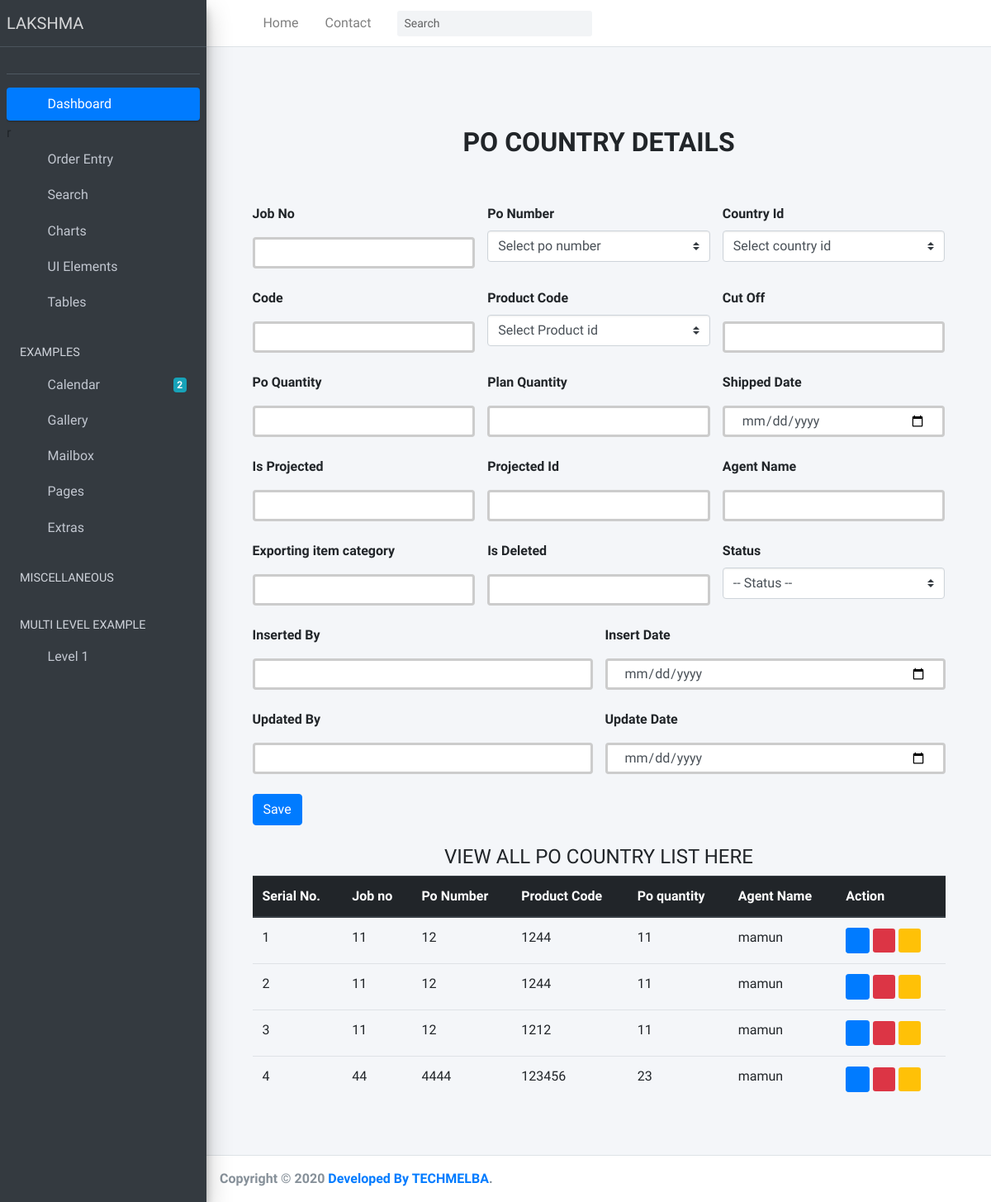
Page /po_country_detail/ on the earlier database version.
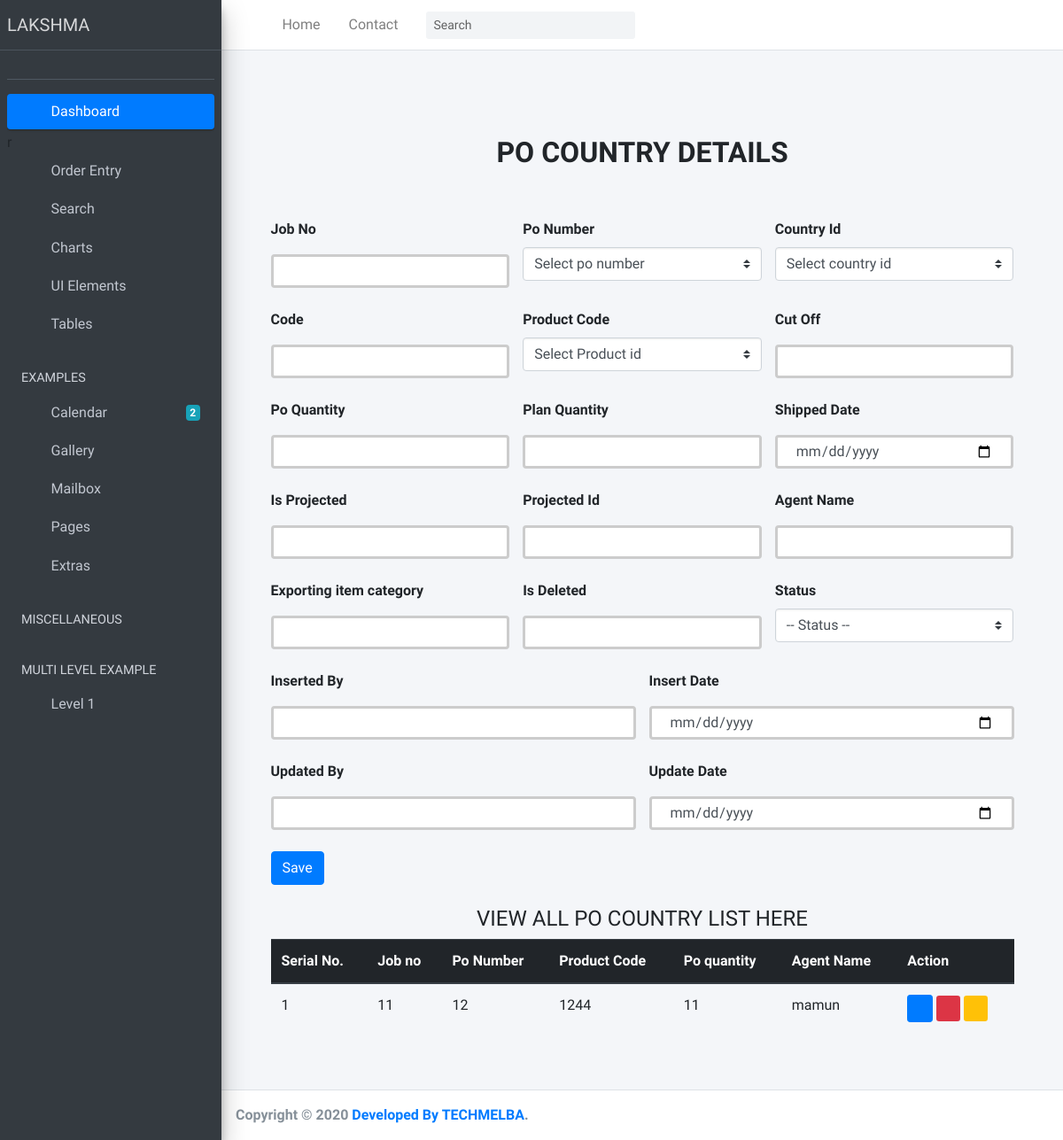
Same page on the later database version.
### Lakshma_ERP_App/models.py (models this page shows, shortened)
class WoPOCountryDetails(models.Model):
    STATUS = (
        ('Yes', 'Yes'),
        ('No', 'No'),
    )
    job_no = models.CharField(max_length=50, null=False)
    po_number = models.ForeignKey(OmPoBreakDown, related_name='om_po_number', on_delete=models.CASCADE)
    country_code = models.ForeignKey(LibCountry, related_name='lib_country_code', on_delete=models.CASCADE)
    code = models.CharField(max_length=50, null=False)
    product_code = models.ForeignKey(InvProductInfo, related_name='inv_product_code', on_delete=models.CASCADE)
    cut_off = models.CharField(max_length=50, null=False)
    po_quantity = models.CharField(max_length=50, null=False)
    plan_quantity = models.CharField(max_length=50, null=False)
    shipped_date = models.DateTimeField(auto_now_add=True, null=False)
    is_projected = models.CharField(max_length=50, null=False)
    projected_id = models.CharField(max_length=50, null=False)
    agent_name = models.CharField(max_length=100, null=False)
    exporting_item_catg = models.CharField(max_length=100, null=False)
    is_deleted = models.CharField(max_length=50, null=False)
    status_active = models.CharField(max_length=20, choices=STATUS, default=0, null=True)
    inserted_by = models.CharField(max_length=120, null=True)
    insert_date = models.DateTimeField(default=now)
    updated_by = models.CharField(max_length=120, null=True)
    update_date = models.DateTimeField(default=now)

class OmPoBreakDown(models.Model):
    STATUS = (
        ('Yes', 'Yes'),
        ('No', 'No'),
    )
    job_no_mst = models.CharField(max_length=50, null=False)
    po_number = models.CharField(max_length=50, null=False)
    po_quantity = models.CharField(max_length=50, null=False)
    plan_quantity = models.CharField(max_length=50, null=False)
    shipped_date = models.DateTimeField(auto_now_add=True, null=False)
    is_deleted = models.CharField(max_length=50, null=False)
    is_countable = models.CharField(max_length=50, null=False)
    is_projected = models.CharField(max_length=50, null=False)
    remarks = models.TextField(null=True)
    inserted_by = models.CharField(max_length=120, null=True)
    insert_date = models.DateTimeField(default=now)
    updated_by = models.CharField(max_length=120, null=True)
    update_date = models.DateTimeField(default=now)
    status_active = models.CharField(max_length=20, choices=STATUS, default=0, null=True)
    is_locked = models.CharField(max_length=20, choices=STATUS, default=1, null=True)
    po_status =  models.CharField(max_length=50, null=False)
    def __str__(self):
        return self.po_number

class InvProductInfo(models.Model):
    DELETED = (
        ('Yes', 'Yes'),
        ('No', 'No'),
    )
    STATUS = (
        ('Active', 'Active'),
        ('Inactive', 'Inactive'),
    )
    product_code = models.CharField(max_length=20, null=False)
    product_name_details = models.CharField(max_length=200, null=False)
    item_group = models.CharField(max_length=80, null=True)
    product_name_short = models.CharField(max_length=180, null=True)
    unit_of_measure = models.CharField(max_length=80, null=True)
    item_category = models.CharField(max_length=80, null=True)
    vat_per_unit = models.CharField(max_length=80, null=True)
    rate_per_unit = models.CharField(max_length=80, null=True)
    current_stock = models.CharField(max_length=80, null=False)
    inserted_by = models.CharField(max_length=120, null=True)
    insert_date = models.DateTimeField(default=now)
    updated_by = models.CharField(max_length=120, null=True)
    update_date = models.DateTimeField(default=now)
    status_active = models.CharField(max_length=20, choices=STATUS, default=0, null=True)
    is_deleted = models.CharField(max_length=20, choices=DELETED, default=1, null=True)
    def __str__(self):
        return self.product_code

### Lakshma_ERP_App/views.py (the view, shortened to what this page needs)
# urls.py: path('po_country_detail/', PoCountryInfo.as_view(), name='PoCountryInfo'),
class PoCountryInfo(View):
    def get(self, request):
        po_numbers = OmPoBreakDown.objects.all()
        country_ids = LibCountry.objects.all()
        product_ids = InvProductInfo.objects.all()
        country_info = WoPOCountryDetails.objects.all()
        context = {
            'po_numbers': po_numbers,
            'country_ids': country_ids,
            'product_ids': product_ids,
            'country_info': country_info
        }
        return render(request, 'Order_Entry/po_country_details.html', context)

### templates/Order_Entry/po_country_details.html (shortened to what the changed rows need)
{% extends 'index.html' %}
{% block body %}
<div class="container p-5 bg-color">
    <div class="py-5 text-center">
      <h2 class="text-uppercase font-weight-bold">PO COUNTRY DETAILS</h2>
    </div>
    <div class="container mt-4">
      <div class="table-responsive">
      <table class="table table-hover">
        <thead class="thead-dark">
          <tr>
            <th scope="col">Serial No.</th>
            <th scope="col">Job no</th>
            <th scope="col">Po Number</th>
            <th scope="col">Product Code</th>
            <th scope="col">Po quantity</th>
            <th scope="col">Agent Name</th>
            <th scope="col">Action </th>
          </tr>
        </thead>
        <tbody>
          {% for i in country_info  %}
          <tr>
            <td>{{i.id}}</td>
            <td>{{i.job_no}}</td>
            <td>{{i.po_number}}</td>
            <td>{{i.product_code}}</td>
            <td>{{i.po_quantity}}</td>
            <td>{{i.agent_name}}</td>
            <td>
              <a href="/viewbuyerInfo/{{i.id}}"><i class="fas fa-eye btn btn-primary btn-sm" ></i></a>
              <a href="/editbuyerInfo/{{i.id}}"><i class="fas fa-pencil-alt btn-danger btn-sm"></i></a>
              <a href="/delete_buyer/{{i.id}}"><i class="far fa-trash-alt btn-warning btn-sm"></i></a>
            </td>
          </tr>
          {% endfor %}
        </tbody>
      </table>
      </div>
    </div>
{%endblock body%}

Differences in the rows shown:
removed WoPOCountryDetails: id "2", job_no "11", po_number "12", product_code "1244", po_quantity "11", agent_name "mamun"
removed WoPOCountryDetails: id "3", job_no "11", po_number "12", product_code "1212", po_quantity "11", agent_name "mamun"
removed WoPOCountryDetails: id "4", job_no "44", po_number "4444", product_code "123456", po_quantity "23", agent_name "mamun"
